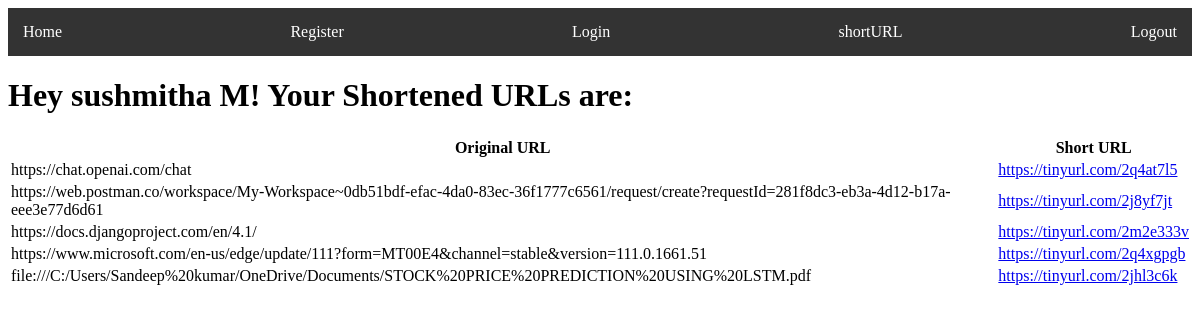
The page /shortend_urls (signed in) on the database its author committed.
### app.py (models this page shows, shortened)
class User(db.Model, UserMixin):
    __tablename__ = 'users'
    id = db.Column(db.Integer, primary_key = True)
    username = db.Column(db.String(9), unique = True, nullable = False)
    password_hash = db.Column(db.String(64))
    name = db.Column(db.Text)
    __table_args__ = (
        CheckConstraint('LENGTH(username) >= 5 AND LENGTH(username)<=9'),
    )

class ShortURLPair(db.Model):
    __tablename__ = 'short_url_pairs'
    id = db.Column(db.Integer, primary_key=True)
    original_url = db.Column(db.String, nullable=False)
    short_url = db.Column(db.String, nullable=False)
    short_url_id = db.Column(db.Integer, db.ForeignKey('short_urls.id'))
    short_url_obj = db.relationship('ShortURL', backref=db.backref('url_pairs'))

### app.py (the view)
@app.route('/shortend_urls', methods= ['GET'])
@login_required
def shortened_urls():
    short_urls = ShortURLPair.query.filter_by(short_url_id=current_user.id).all()
    return render_template('shortURLS.html', short_urls = short_urls, name = current_user.name)

### app.py (called while the page is built)
@login_manager.user_loader
def load_user(user_id):
    return User.query.get(user_id)

### templates/shortURLS.html (shortened to what this page needs)
{% extends 'layout.html' %}
{% block content %}
  <div class="container">
    <h1>Hey {{ name }}! Your Shortened URLs are:</h1>
    <table class="table">
      <thead>
        <tr>
          <th scope="col">Original URL</th>
          <th scope="col">Short URL</th>
        </tr>
      </thead>
      <tbody>
        {% for row in short_urls %}
          <tr>
            <td>{{ row.original_url }}</td>
            <td><a href="{{ row.short_url }}">{{ row.short_url }}</a></td>
          </tr>
        {% endfor %}
      </tbody>
    </table>
  </div>
{% endblock %}

### templates/layout.html (shortened to what this page needs)
<!DOCTYPE html>
<html lang="en">
<head>
</head>
<body>
    <nav>
        <a href="{{ url_for("home") }}">Home</a>
        <a href="{{ url_for("register") }}">Register</a>
        <a href="{{ url_for("login") }}">Login</a>
        <a href="{{ url_for("shorten") }}">shortURL</a>
        <a href="{{ url_for("logout") }}">Logout</a>
    </nav>
    {% block content %}
    {% endblock %}
</body>
</html>

### templates/layout.html (style rules this page uses)
nav { display: flex; justify-content: space-between; align-items: center; background-color: #333; color: #fff; padding: 10px; }
nav a { color: #fff; text-decoration: none; padding: 5px; }

### rows shown on the page
User: name "sushmitha M"
ShortURLPair: original_url "https://chat.openai.com/chat", short_url "https://tinyurl.com/2q4at7l5"
ShortURLPair: original_url "https://web.postman.co/workspace/My-Workspace~0db51bdf-efac-4da0-83ec-36f1777c6561/request/create?requestId=281f8dc3-eb3a-4d12-b17a-eee3e77d6d61", short_url "https://tinyurl.com/2j8yf7jt"
ShortURLPair: original_url "https://docs.djangoproject.com/en/4.1/", short_url "https://tinyurl.com/2m2e333v"
ShortURLPair: original_url "https://www.microsoft.com/en-us/edge/update/111?form=MT00E4&channel=stable&version=111.0.1661.51", short_url "https://tinyurl.com/2q4xgpgb"
ShortURLPair: original_url "file:///C:/Users/Sandeep%20kumar/OneDrive/Documents/STOCK%20PRICE%20PREDICTION%20USING%20LSTM.pdf", short_url "https://tinyurl.com/2jhl3c6k"
